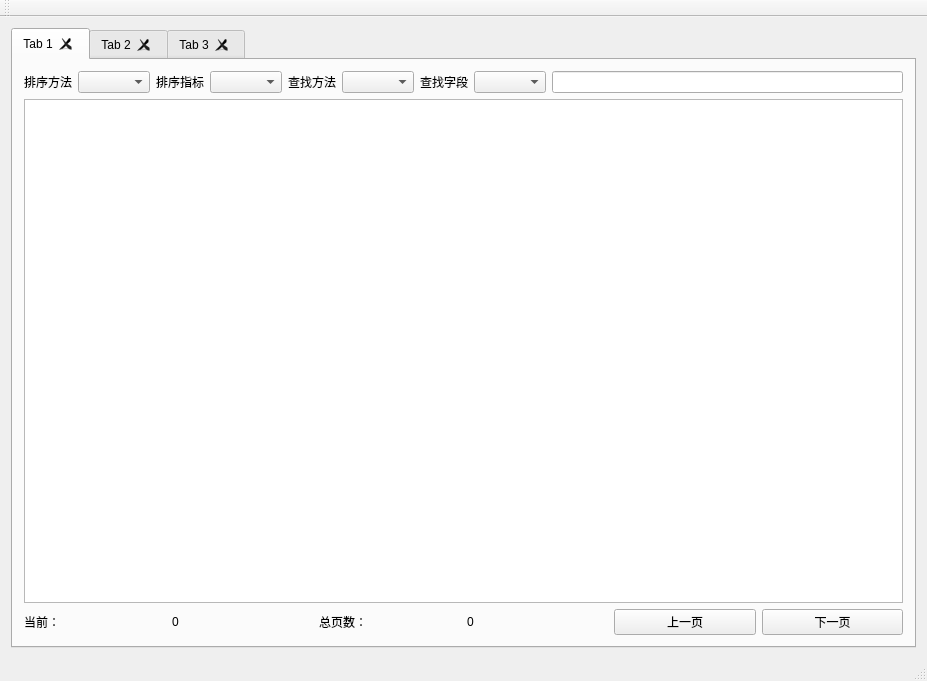
<?xml version="1.0" encoding="UTF-8"?>
<ui version="4.0">
 <class>MainWindow</class>
 <widget class="QMainWindow" name="MainWindow">
  <property name="geometry">
   <rect>
    <x>0</x>
    <y>0</y>
    <width>927</width>
    <height>681</height>
   </rect>
  </property>
  <property name="windowTitle">
   <string>MainWindow</string>
  </property>
  <widget class="QWidget" name="centralWidget">
   <layout class="QVBoxLayout" name="verticalLayout">
    <item>
     <widget class="CTabWidget" name="tabWidget">
      <property name="currentIndex">
       <number>0</number>
      </property>
      <property name="tabsClosable">
       <bool>true</bool>
      </property>
      <widget class="QWidget" name="tab">
       <attribute name="title">
        <string>Tab 1</string>
       </attribute>
       <layout class="QVBoxLayout" name="verticalLayout_2">
        <item>
         <layout class="QHBoxLayout" name="navLayout">
          <item>
           <widget class="QLabel" name="label_Sort">
            <property name="text">
             <string>排序方法</string>
            </property>
           </widget>
          </item>
          <item>
           <widget class="QComboBox" name="cbox_Sort">
            <property name="focusPolicy">
             <enum>Qt::NoFocus</enum>
            </property>
           </widget>
          </item>
          <item>
           <widget class="QLabel" name="label_Sort_info">
            <property name="text">
             <string>排序指标</string>
            </property>
           </widget>
          </item>
          <item>
           <widget class="QComboBox" name="cbox_Sort_info">
            <property name="focusPolicy">
             <enum>Qt::NoFocus</enum>
            </property>
           </widget>
          </item>
          <item>
           <widget class="QLabel" name="label_Find_method">
            <property name="text">
             <string>查找方法</string>
            </property>
           </widget>
          </item>
          <item>
           <widget class="QComboBox" name="cbox_Find">
            <property name="focusPolicy">
             <enum>Qt::NoFocus</enum>
            </property>
           </widget>
          </item>
          <item>
           <widget class="QLabel" name="label_Find_info">
            <property name="text">
             <string>查找字段</string>
            </property>
           </widget>
          </item>
          <item>
           <widget class="QComboBox" name="cbox_Find_txt">
            <property name="focusPolicy">
             <enum>Qt::NoFocus</enum>
            </property>
           </widget>
          </item>
          <item>
           <widget class="QLineEdit" name="Txt_find"/>
          </item>
         </layout>
        </item>
        <item>
         <widget class="QTableWidget" name="tableWidget">
          <attribute name="horizontalHeaderCascadingSectionResizes">
           <bool>false</bool>
          </attribute>
         </widget>
        </item>
        <item>
         <layout class="QHBoxLayout" name="horizontalLayout">
          <item>
           <widget class="QLabel" name="label">
            <property name="text">
             <string>当前：</string>
            </property>
           </widget>
          </item>
          <item>
           <widget class="QLabel" name="currentPageLabel">
            <property name="text">
             <string>0</string>
            </property>
           </widget>
          </item>
          <item>
           <widget class="QLabel" name="label_2">
            <property name="text">
             <string>总页数：</string>
            </property>
           </widget>
          </item>
          <item>
           <widget class="QLabel" name="countPageLabel">
            <property name="text">
             <string>0</string>
            </property>
           </widget>
          </item>
          <item>
           <widget class="QPushButton" name="upPushButton">
            <property name="text">
             <string>上一页</string>
            </property>
           </widget>
          </item>
          <item>
           <widget class="QPushButton" name="downPushButton">
            <property name="text">
             <string>下一页</string>
            </property>
           </widget>
          </item>
         </layout>
        </item>
       </layout>
      </widget>
      <widget class="QWidget" name="tab_2">
       <attribute name="title">
        <string>Tab 2</string>
       </attribute>
       <layout class="QVBoxLayout" name="verticalLayout_3">
        <item>
         <widget class="QTreeWidget" name="treeWidget">
          <column>
           <property name="text">
            <string>1</string>
           </property>
          </column>
          <column>
           <property name="text">
            <string>新建列</string>
           </property>
          </column>
          <item>
           <property name="text">
            <string>新建项目</string>
           </property>
          </item>
          <item>
           <property name="text">
            <string>新建项目</string>
           </property>
          </item>
          <item>
           <property name="text">
            <string>新建项目</string>
           </property>
          </item>
          <item>
           <property name="text">
            <string>新建项目</string>
           </property>
          </item>
          <item>
           <property name="text">
            <string>新建项目</string>
           </property>
          </item>
          <item>
           <property name="text">
            <string>新建项目</string>
           </property>
          </item>
          <item>
           <property name="text">
            <string>新建项目</string>
           </property>
          </item>
          <item>
           <property name="text">
            <string>新建项目</string>
           </property>
          </item>
          <item>
           <property name="text">
            <string>新建项目</string>
           </property>
          </item>
          <item>
           <property name="text">
            <string>新建项目</string>
           </property>
          </item>
          <item>
           <property name="text">
            <string>新建项目</string>
           </property>
          </item>
          <item>
           <property name="text">
            <string>新建项目</string>
           </property>
          </item>
          <item>
           <property name="text">
            <string>新建项目</string>
           </property>
          </item>
          <item>
           <property name="text">
            <string>新建项目</string>
           </property>
          </item>
          <item>
           <property name="text">
            <string>新建项目</string>
           </property>
          </item>
          <item>
           <property name="text">
            <string>新建项目</string>
           </property>
           <item>
            <property name="text">
             <string>新建子项目</string>
            </property>
            <item>
             <property name="text">
              <string>新建子项目</string>
             </property>
            </item>
            <item>
             <property name="text">
              <string>新建项目</string>
             </property>
             <item>
              <property name="text">
               <string>新建子项目</string>
              </property>
             </item>
            </item>
           </item>
          </item>
         </widget>
        </item>
       </layout>
      </widget>
      <widget class="QWidget" name="Tab3">
       <attribute name="title">
        <string>Tab 3</string>
       </attribute>
       <layout class="QVBoxLayout" name="verticalLayout_4">
        <item>
         <widget class="QComboBox" name="comboBox">
          <item>
           <property name="text">
            <string>新建项目</string>
           </property>
          </item>
          <item>
           <property name="text">
            <string>新建项目</string>
           </property>
          </item>
          <item>
           <property name="text">
            <string>新建项目</string>
           </property>
          </item>
          <item>
           <property name="text">
            <string>新建项目</string>
           </property>
          </item>
          <item>
           <property name="text">
            <string>新建项目</string>
           </property>
          </item>
          <item>
           <property name="text">
            <string>新建项目</string>
           </property>
          </item>
          <item>
           <property name="text">
            <string>新建项目</string>
           </property>
          </item>
         </widget>
        </item>
        <item>
         <widget class="QFontComboBox" name="fontComboBox"/>
        </item>
        <item>
         <widget class="QDial" name="dial"/>
        </item>
       </layout>
      </widget>
     </widget>
    </item>
   </layout>
  </widget>
  <widget class="QMenuBar" name="menuBar">
   <property name="geometry">
    <rect>
     <x>0</x>
     <y>0</y>
     <width>927</width>
     <height>26</height>
    </rect>
   </property>
  </widget>
  <widget class="QToolBar" name="mainToolBar">
   <attribute name="toolBarArea">
    <enum>TopToolBarArea</enum>
   </attribute>
   <attribute name="toolBarBreak">
    <bool>false</bool>
   </attribute>
  </widget>
  <widget class="QStatusBar" name="statusBar"/>
 </widget>
 <layoutdefault spacing="6" margin="11"/>
 <customwidgets>
  <customwidget>
   <class>CTabWidget</class>
   <extends>QTabWidget</extends>
   <header location="global">ctabwidget.h</header>
   <container>1</container>
  </customwidget>
 </customwidgets>
 <resources/>
 <connections/>
</ui>
